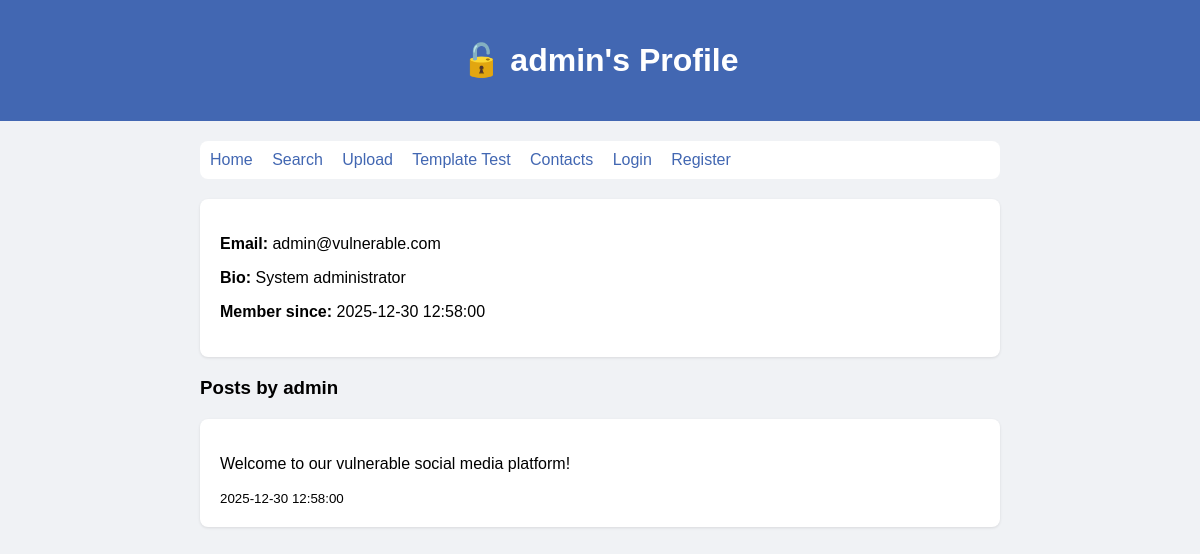
The app's page /profile.php with its own data.
### tables this page shows
CREATE TABLE users (
    id INT AUTO_INCREMENT PRIMARY KEY,
    username VARCHAR(50) UNIQUE NOT NULL,
    password VARCHAR(255) NOT NULL,
    email VARCHAR(100),
    bio TEXT,
    profile_picture VARCHAR(255),
    created_at TIMESTAMP DEFAULT CURRENT_TIMESTAMP
);

CREATE TABLE posts (
    id INT AUTO_INCREMENT PRIMARY KEY,
    user_id INT NOT NULL,
    content TEXT NOT NULL,
    image_url VARCHAR(255),
    created_at TIMESTAMP DEFAULT CURRENT_TIMESTAMP,
    FOREIGN KEY (user_id) REFERENCES users(id)
);

### config.php (called while the page is built, shortened)
<?php
$host = getenv('DB_HOST') ?: 'mysql';
$user = getenv('DB_USER') ?: 'root';
$password = getenv('DB_PASSWORD') ?: 'password';
$dbname = getenv('DB_NAME') ?: 'vulnerable_social';
$maxRetries = 5;
$retryDelay = 3;
for ($i = 0; $i < $maxRetries; $i++) {
    try {
        $conn = new mysqli($host, $user, $password, $dbname);
        break;
    } catch (Exception $e) {
        if ($i < $maxRetries - 1) {
            sleep($retryDelay);
            continue;
        } else {
            die("Database connection failed: " . $e->getMessage());
        }
    }
}
function getUser($userId) {
    global $conn;
    $sql = "SELECT * FROM users WHERE id = $userId";
    $result = $conn->query($sql);
    return $result->fetch_assoc();
}
function getUserPosts($userId) {
    global $conn;
    $sql = "SELECT * FROM posts WHERE user_id = $userId ORDER BY created_at DESC";
    $result = $conn->query($sql);
    return $result->fetch_all(MYSQLI_ASSOC);
}
?>

### profile.php (the view, shortened to what this page needs)
<?php
require_once 'config.php';
$userId = $_GET['user_id'] ?? 1;
$user = getUser($userId);
$posts = getUserPosts($userId);
?>
<!DOCTYPE html>
<html lang="en">
<head>
</head>
<body>
    <div class="header">
        <h1>🔓 <?php echo htmlspecialchars($user['username']); ?>'s Profile</h1>
    </div>
    <div class="container">
        <div class="nav">
            <a href="index.php">Home</a>
            <a href="search.php">Search</a>
            <a href="upload.php">Upload</a>
            <a href="template.php">Template Test</a>
            <a href="contacts.php">Contacts</a>
            <?php if (isset($_SESSION['user_id'])): ?>
                <a href="index.php?action=logout">Logout (<?php echo $_SESSION['username']; ?>)</a>
            <?php else: ?>
                <a href="login.php">Login</a>
                <a href="register.php">Register</a>
            <?php endif; ?>
        </div>
        <div class="post">
            <p><strong>Email:</strong> <?php echo $user['email'] ?: 'Not provided'; ?></p>
            <p><strong>Bio:</strong> <?php echo $user['bio'] ?: 'No bio'; ?></p>
            <p><strong>Member since:</strong> <?php echo $user['created_at']; ?></p>
        </div>
        <h3>Posts by <?php echo htmlspecialchars($user['username']); ?></h3>
        <?php foreach ($posts as $post): ?>
            <div class="post">
                <p><?php echo $post['content']; ?></p>
                <small><?php echo $post['created_at']; ?></small>
            </div>
        <?php endforeach; ?>
    </div>
</body>
</html>

### profile.php (style rules this page uses)
body { font-family: Arial, sans-serif; margin: 0; background: #f0f2f5; }
.container { max-width: 800px; margin: 0 auto; padding: 20px; }
.header { background: #4267B2; color: white; padding: 20px; text-align: center; }
.post { background: white; margin: 20px 0; padding: 20px; border-radius: 8px; box-shadow: 0 1px 3px rgba(0,0,0,0.1); }
.nav { background: white; padding: 10px; margin-bottom: 20px; border-radius: 8px; }
.nav a { margin-right: 15px; text-decoration: none; color: #4267B2; }

### records on screen
users: username "admin", email "admin@vulnerable.com", bio "System administrator", created_at "2025-12-30 12:58:00"
posts: content "Welcome to our vulnerable social media platform!", created_at "2025-12-30 12:58:00"
